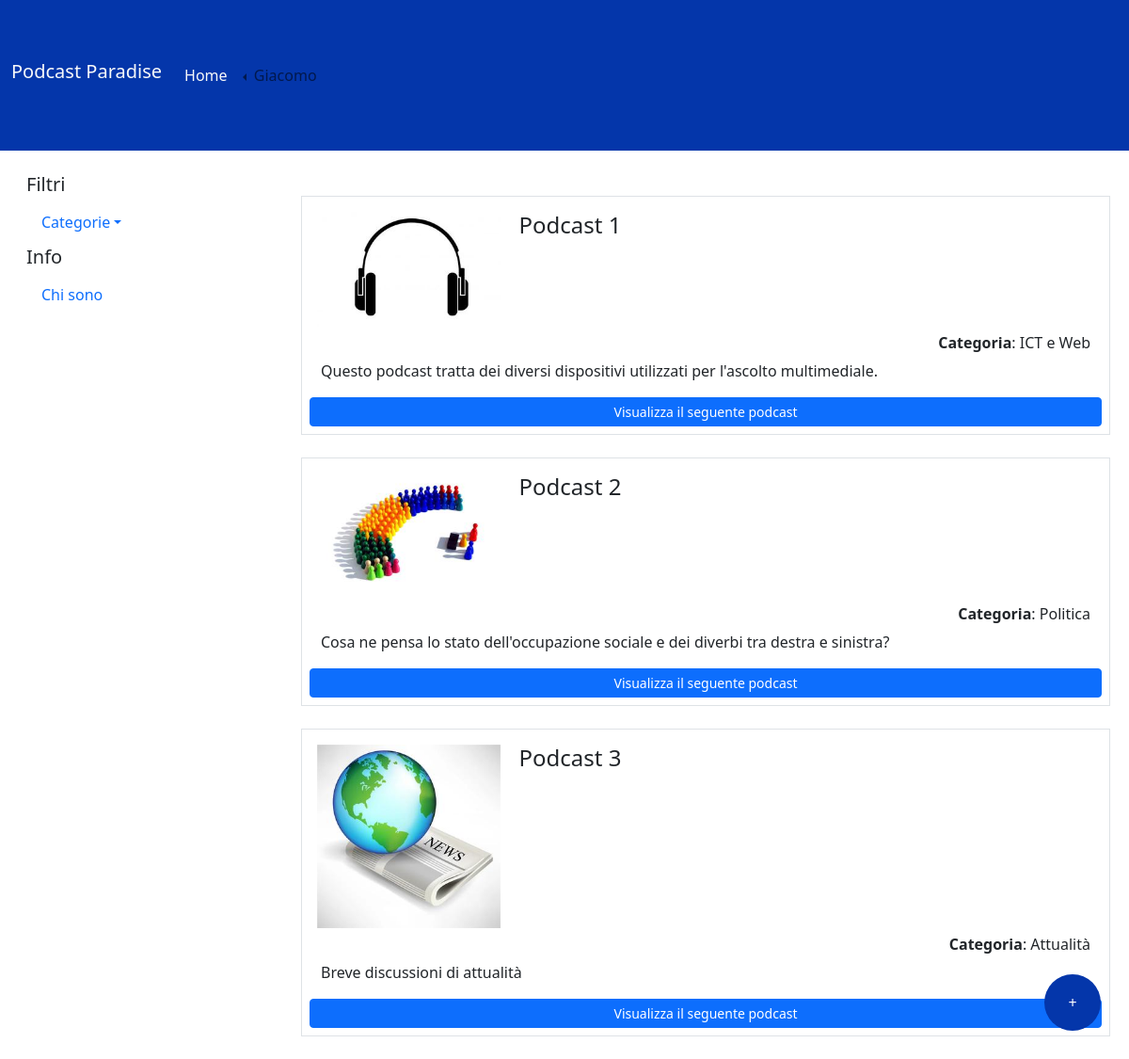
Screenshot of / (signed in) with the database file from the repository.
### tables this page shows
CREATE TABLE "UTENTI" (
	"id_utente"	INTEGER NOT NULL,
	"email"	TEXT,
	"password"	TEXT,
	"nome"	TEXT,
	"tipo"	INTEGER,
	PRIMARY KEY("id_utente" AUTOINCREMENT)
);

CREATE TABLE "PODCAST" (
	"id_podcast"	INTEGER NOT NULL,
	"id_creatore"	INTEGER,
	"titolo"	TEXT,
	"descrizione"	TEXT,
	"categoria"	TEXT,
	"immagine"	TEXT,
	FOREIGN KEY("id_creatore") REFERENCES "UTENTI"("id_utente"),
	PRIMARY KEY("id_podcast" AUTOINCREMENT)
);

### app.py (the view)
@app.route('/', methods=['GET', 'POST'])
def home():
    podcasts = dao.get_podcasts()
    return render_template('home.html', podcasts = podcasts)

### app.py (called while the page is built)
@login_manager.user_loader
def load_user(id):
    utente = dao.get_user_by_id(id)
    if utente is not None:
        user = User(id=utente['id_utente'], email=utente['email'], password=utente['password'], nome=utente['nome'], tipo=utente['tipo'])
    else:
        user = None
    return user

### dao.py (called while the page is built)
def get_podcasts():
    conn = sqlite3.connect('db/podcast_site.db')
    conn.row_factory = sqlite3.Row
    cursor = conn.cursor()
    sql = 'SELECT PODCAST.id_podcast, PODCAST.id_creatore, PODCAST.titolo, PODCAST.descrizione, PODCAST.categoria, PODCAST.immagine FROM PODCAST'
    cursor.execute(sql)
    podcasts = cursor.fetchall()
    cursor.close()
    conn.close()
    return podcasts

def get_user_by_id(id):
    conn = sqlite3.connect('db/podcast_site.db')
    conn.row_factory = sqlite3.Row
    cursor = conn.cursor()
    sql = 'SELECT * FROM UTENTI WHERE id_utente = ?'
    cursor.execute(sql, (id,))
    user = cursor.fetchone()
    cursor.close()
    conn.close()
    return user

### templates/home.html (shortened to what this page needs)
{% extends "base.html" %}
{% block content %}
<aside id="myaside" class="col-lg-3 col-md-12">
  <div class="filtri-data">
    <ul class="nav flex-column">
      <h5>Filtri</h5>
      <li class="nav-item">
        <a class="nav-link dropdown-toggle" data-bs-toggle="dropdown" role="button" aria-expanded="false">Categorie</a>
      </li>
      {% if current_user.is_authenticated %}
      <h5>Info</h5>
      <li class="nav-item">
        <a class="nav-link" href="{{url_for('about')}}">Chi sono</a>
      </li>
      {% endif %}
    </ul>
  </div>
</aside>
<main class="col-lg-9 col-md-12" id="lista-podcast">
  {% for podcast in podcasts %}
  <article class="row border p-2 mx-2 my-4">
    <div class="col-lg-3 col-md-6 col-sm-12 px-0">
        <img class="w-100 p-2" src="{{ url_for('static', filename=podcast.immagine) }}" alt="...">
      </div>
      <div class="col-lg-9 col-md-6 col-sm-12 content">
        <section class="d-flex align-items-center mt-2 mb-4 {{'bg-warning p-2 bg-opacity-10' if current_user.id_utente == podcast.id_creatore}}">
            <h4>{{podcast.titolo}}</h4>
      </div>
        <h6 class="text-end"><b>Categoria</b>: {{podcast.categoria |e }}</h6>
        <p>{{ podcast.descrizione |e }}</p>
        <a href="{{url_for('podcast', id=podcast.id_podcast)}}" type="button" class="btn btn-primary btn-sm">Visualizza il seguente podcast</a>
  </article>
  {% endfor %}
</main>
{% if current_user.is_authenticated  and current_user.tipo == 1 %}
<button type="button" class="mybutton" data-bs-toggle="modal" data-bs-target="#createModal">
  +
</button>
{% endif %}
{% endblock %}

### templates/base.html (shortened to what this page needs)
<!doctype html>
<html lang="en">
<head>
  <link href="https://cdn.jsdelivr.net/npm/bootstrap@5.2.2/dist/css/bootstrap.min.css" rel="stylesheet"
>
  <link rel="stylesheet" href="{{ url_for('static', filename='style.css') }}">
</head>
<body>
  <header id="m_header">
    <nav class="navbar navbar-expand-lg bg-body-tertiary mynavbar">
      <div class="container-fluid">
        <h1 class="navbar-brand text-light" href="#">Podcast Paradise</h1>
        <div class="collapse navbar-collapse" id="navbarTogglerDemo02">
          <ul class="navbar-nav me-auto mb-2 mb-lg-0">
            <li class="nav-item">
              <a class="nav-link active text-light" aria-current="page" href="{{url_for('home')}}">Home</a>
            </li>
            {% if current_user.is_authenticated %}
            <li class="nav-item dropdown dropstart">
              <a class="nav-link dropdown-toggle" href="#" role="button" data-bs-toggle="dropdown"
                aria-expanded="false">
                {{current_user.nome}}
              </a>
            </li>
            {% endif %}
          </ul>
        </div>
      </div>
    </nav>
  </header>
  <div class="container-fluid mt-4">
    <div class="row justify-content-md-center">
      {%block content %}{% endblock %}
    </div>
  </div>
</body>
</html>

### static/style.css (style rules this page uses)
.mynavbar { background-color: #0436aa; height: 10rem; }
.mybutton { background-color: #0436aa; border: none; border-radius: 50%; bottom: 30px; color: white; height: 60px; position: fixed; right: 30px; text-align: center; text-decoration: none; vertical-align: middle; width: 60px; }
.content > section { width: 100%; }
#myaside li { padding-bottom: 5px; }
#myaside ul { list-style-type: none; padding: 0rem 1rem; }

### rows the page displays
UTENTI: nome "Giacomo"
PODCAST: immagine (picture), titolo "Podcast 1", categoria "ICT e Web", descrizione "Questo podcast tratta dei diversi dispositivi utilizzati per l'ascolto multimediale."
PODCAST: immagine (picture), titolo "Podcast 2", categoria "Politica", descrizione "Cosa ne pensa lo stato dell'occupazione sociale e dei diverbi tra destra e sinistra?"
PODCAST: immagine (picture), titolo "Podcast 3", categoria "Attualità", descrizione "Breve discussioni di attualità"
